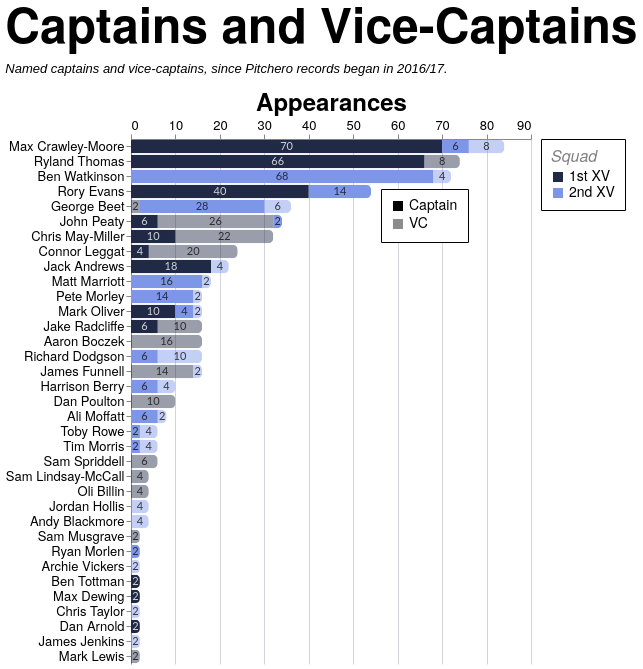

Vega-Lite specification stored for this chart:
### Vega-Lite specification from a JSON file in a GitHub repository (floating-point values rounded to 4 significant figures; data arrays with more than 128 entries replaced by an {"elided": "..."} marker saying what was removed)
{"config": {"axis": {"labelFont": "PT Sans Narrow, Helvetica Neue, Helvetica, Arial, sans-serif", "titleFont": "PT Sans Narrow, Helvetica Neue, Helvetica, Arial, sans-serif", "labelFontSize": 13, "titleFontSize": 24, "gridColor": "#202947", "gridOpacity": 0.2, "zindex": 1}, "text": {"font": "Lato, sans-serif"}, "bar": {"cornerRadiusEnd": 5}, "header": {"labelFont": "PT Sans Narrow, Helvetica Neue, Helvetica, Arial, sans-serif", "titleFont": "PT Sans Narrow, Helvetica Neue, Helvetica, Arial, sans-serif", "labelFontSize": 24, "titleFontSize": 28, "labelFontWeight": "bold", "orient": "left"}, "legend": {"labelFont": "PT Sans Narrow, Helvetica Neue, Helvetica, Arial, sans-serif", "titleFont": "PT Sans Narrow, Helvetica Neue, Helvetica, Arial, sans-serif", "labelFontSize": 14, "titleFontSize": 16, "titlePadding": 5, "fillColor": "white", "strokeColor": "black", "padding": 10, "titleFontWeight": "lighter", "titleFontStyle": "italic", "titleColor": "gray", "offset": 10}, "title": {"font": "PT Sans Narrow, Helvetica Neue, Helvetica, Arial, sans-serif", "fontSize": 48, "fontWeight": "bold", "anchor": "start", "align": "center", "titlePadding": 20, "subtitlePadding": 10, "subtitleFontSize": 13, "subtitleColor": "", "subtitleFontStyle": "italic", "offset": 15, "color": "black"}, "axisX": {"labelAngle": 0}, "facet": {"title": null, "header": null, "align": {"row": "each", "column": "each"}, "spacing": 10}, "resolve": {"scale": {"y": "independent", "facet": "independent"}}, "background": "transparent", "scale": {"offsetBandPaddingOuter": 0.2, "offsetBandPaddingInner": 0.1}, "view": {"stroke": null, "background": "transparent"}}, "layer": [{"mark": {"type": "bar"}, "encoding": {"color": {"field": "squad", "legend": {"labelExpr": "datum.value + ' XV'", "orient": "right", "title": "Squad"}, "scale": {"domain": ["1st", "2nd"], "range": ["#202946", "#7d96e8"]}, "sort": ["1st", "2nd"], "type": "nominal"}, "opacity": {"field": "role", "legend": {"legendX": 250, "legendY": 50, "orient": "none", "title": null}, "scale": {"domain": ["Captain", "VC"], "range": [1.0, 0.45]}, "sort": ["Captain", "VC"], "type": "nominal"}, "order": {"field": "stack_order", "sort": "ascending", "type": "quantitative"}, "tooltip": [{"field": "player", "title": "Player", "type": "nominal"}, {"field": "squad", "title": "Squad", "type": "nominal"}, {"field": "role", "title": "Role", "type": "nominal"}, {"field": "games_agg", "title": "Games", "type": "quantitative"}], "x": {"axis": {"orient": "top", "title": "Appearances"}, "field": "games_agg", "stack": "zero", "type": "quantitative"}, "y": {"field": "player", "sort": {"field": "player_total", "op": "max", "order": "descending"}, "title": null, "type": "nominal"}}, "transform": [{"aggregate": [{"op": "sum", "field": "games", "as": "games_agg"}, {"op": "max", "field": "player_total", "as": "player_total"}], "groupby": ["player", "squad", "role", "stack_order"]}]}, {"mark": {"type": "text", "align": "center", "baseline": "middle", "fontSize": 11, "opacity": 0.8}, "encoding": {"color": {"field": "label_color", "legend": null, "scale": null, "type": "nominal"}, "text": {"field": "games_agg", "format": ".0f", "type": "quantitative"}, "x": {"field": "x_mid", "type": "quantitative"}, "y": {"field": "player", "sort": {"field": "player_total", "op": "max", "order": "descending"}, "title": null, "type": "nominal"}}, "transform": [{"aggregate": [{"op": "sum", "field": "games", "as": "games_agg"}, {"op": "max", "field": "player_total", "as": "player_total"}], "groupby": ["player", "squad", "role", "stack_order"]}, {"groupby": ["player"], "stack": "games_agg", "sort": [{"field": "stack_order", "order": "ascending"}], "as": ["x0", "x1"]}, {"calculate": "(datum.x0 + datum.x1) / 2", "as": "x_mid"}, {"calculate": "datum.squad === '1st' && datum.role === 'Captain' ? '#ffffff' : '#111111'", "as": "label_color"}]}], "data": {"name": "data-de8a02a8fa57d7aa57b36ea33d43eb73"}, "height": {"step": 15}, "title": {"text": "Captains and Vice-Captains", "subtitle": "Named captains and vice-captains, since Pitchero records began in 2016/17."}, "transform": [{"joinaggregate": [{"op": "sum", "field": "games", "as": "player_total"}], "groupby": ["player"]}], "width": 400, "$schema": "https://vega.github.io/schema/vega-lite/v5.20.1.json", "datasets": {"data-de8a02a8fa57d7aa57b36ea33d43eb73": {"elided": "197 records"}}}
